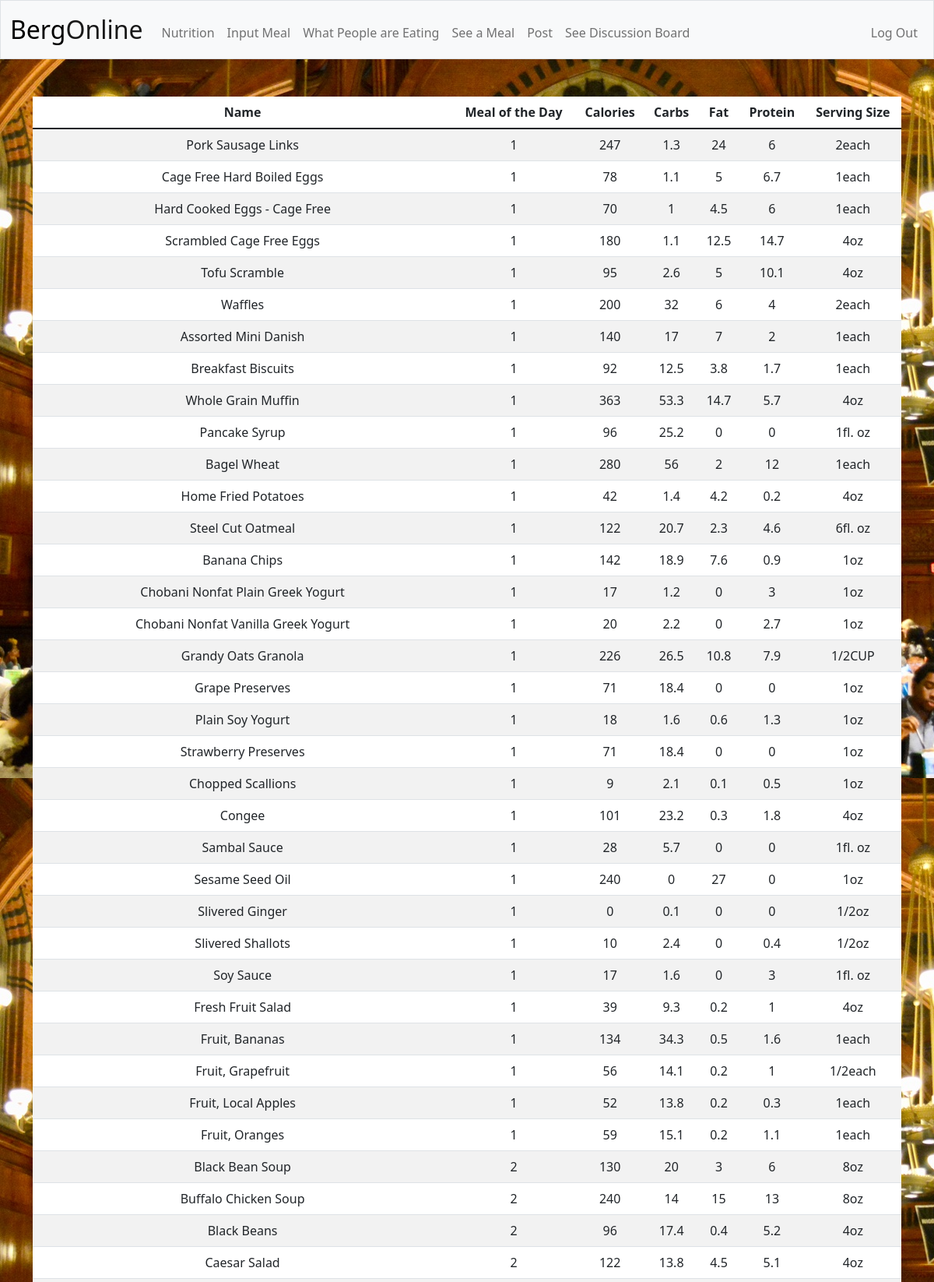
The page / (signed in, upper part) on the database its author committed.
### tables this page shows
CREATE TABLE menu_data(
id INTEGER, name TEXT, link TEXT, meal INTEGER, calories TEXT, carbs TEXT, fat TEXT, protein TEXT, serving_size TEXT, PRIMARY KEY(id));

### app.py (the view)
@app.route("/")
@login_required
def index():
    with conn:
        cursor = conn.cursor()
        data = cursor.execute("SELECT * FROM menu_data")
    return render_template("index.html", data=data)

### helpers.py (called while the page is built)
def login_required(f):
    @wraps(f)
    def decorated_function(*args, **kwargs):
        if session.get("user_id") is None:
            return redirect("/login")
        return f(*args, **kwargs)
    return decorated_function

### templates/index.html (shortened to what this page needs)
{% extends "layout.html" %}
{% block main %}
    <div class="container">
        <table class="table table-striped">
            <thead>
                <tr>
                    <th scope="col">Name</th>
                    <th scope="col">Meal of the Day</th>
                    <th scope="col">Calories</th>
                    <th scope="col">Carbs</th>
                    <th scope="col">Fat</th>
                    <th scope="col">Protein</th>
                    <th scope="col">Serving Size</th>
                </tr>
            </thead>
            <tbody>
                {% for line in data %}
                    <tr>
                        <td>{{ line[1] }}</td>
                        <td>{{ line[3]+1 }}</td>
                        <td>{{ line[4] }}</td>
                        <td>{{ line[5] }}</td>
                        <td>{{ line[6] }}</td>
                        <td>{{ line[7] }}</td>
                        <td>{{ line[8] }}</td>
                    </tr>
                {% endfor %}
            </tbody>
        </table>
    </div>
{% endblock %}

### static/css/style.css (style rules this page uses)
body { background-image: url('annenberg.jpg'); }
table { background-color: white; }

### rows shown on the page
menu_data: name "Pork Sausage Links", line[3]+1 "1", calories "247", carbs "1.3", fat "24", protein "6", serving_size "2each"
menu_data: name "Cage Free Hard Boiled Eggs", line[3]+1 "1", calories "78", carbs "1.1", fat "5", protein "6.7", serving_size "1each"
menu_data: name "Hard Cooked Eggs - Cage Free", line[3]+1 "1", calories "70", carbs "1", fat "4.5", protein "6", serving_size "1each"
menu_data: name "Scrambled Cage Free Eggs", line[3]+1 "1", calories "180", carbs "1.1", fat "12.5", protein "14.7", serving_size "4oz"
menu_data: name "Tofu Scramble", line[3]+1 "1", calories "95", carbs "2.6", fat "5", protein "10.1", serving_size "4oz"
menu_data: name "Waffles", line[3]+1 "1", calories "200", carbs "32", fat "6", protein "4", serving_size "2each"
menu_data: name "Assorted Mini Danish", line[3]+1 "1", calories "140", carbs "17", fat "7", protein "2", serving_size "1each"
menu_data: name "Breakfast Biscuits", line[3]+1 "1", calories "92", carbs "12.5", fat "3.8", protein "1.7", serving_size "1each"
menu_data: name "Whole Grain Muffin", line[3]+1 "1", calories "363", carbs "53.3", fat "14.7", protein "5.7", serving_size "4oz"
menu_data: name "Pancake Syrup", line[3]+1 "1", calories "96", carbs "25.2", fat "0", protein "0", serving_size "1fl. oz"
menu_data: name "Bagel Wheat", line[3]+1 "1", calories "280", carbs "56", fat "2", protein "12", serving_size "1each"
menu_data: name "Home Fried Potatoes", line[3]+1 "1", calories "42", carbs "1.4", fat "4.2", protein "0.2", serving_size "4oz"
menu_data: name "Steel Cut Oatmeal", line[3]+1 "1", calories "122", carbs "20.7", fat "2.3", protein "4.6", serving_size "6fl. oz"
menu_data: name "Banana Chips", line[3]+1 "1", calories "142", carbs "18.9", fat "7.6", protein "0.9", serving_size "1oz"
menu_data: name "Chobani Nonfat Plain Greek Yogurt", line[3]+1 "1", calories "17", carbs "1.2", fat "0", protein "3", serving_size "1oz"
menu_data: name "Chobani Nonfat Vanilla Greek Yogurt", line[3]+1 "1", calories "20", carbs "2.2", fat "0", protein "2.7", serving_size "1oz"
menu_data: name "Grandy Oats Granola", line[3]+1 "1", calories "226", carbs "26.5", fat "10.8", protein "7.9", serving_size "1/2CUP"
menu_data: name "Grape Preserves", line[3]+1 "1", calories "71", carbs "18.4", fat "0", protein "0", serving_size "1oz"
menu_data: name "Plain Soy Yogurt", line[3]+1 "1", calories "18", carbs "1.6", fat "0.6", protein "1.3", serving_size "1oz"
menu_data: name "Strawberry Preserves", line[3]+1 "1", calories "71", carbs "18.4", fat "0", protein "0", serving_size "1oz"
menu_data: name "Chopped Scallions", line[3]+1 "1", calories "9", carbs "2.1", fat "0.1", protein "0.5", serving_size "1oz"
menu_data: name "Congee", line[3]+1 "1", calories "101", carbs "23.2", fat "0.3", protein "1.8", serving_size "4oz"
menu_data: name "Sambal Sauce", line[3]+1 "1", calories "28", carbs "5.7", fat "0", protein "0", serving_size "1fl. oz"
menu_data: name "Sesame Seed Oil", line[3]+1 "1", calories "240", carbs "0", fat "27", protein "0", serving_size "1oz"
menu_data: name "Slivered Ginger", line[3]+1 "1", calories "0", carbs "0.1", fat "0", protein "0", serving_size "1/2oz"
menu_data: name "Slivered Shallots", line[3]+1 "1", calories "10", carbs "2.4", fat "0", protein "0.4", serving_size "1/2oz"
menu_data: name "Soy Sauce", line[3]+1 "1", calories "17", carbs "1.6", fat "0", protein "3", serving_size "1fl. oz"
menu_data: name "Fresh Fruit Salad", line[3]+1 "1", calories "39", carbs "9.3", fat "0.2", protein "1", serving_size "4oz"
menu_data: name "Fruit, Bananas", line[3]+1 "1", calories "134", carbs "34.3", fat "0.5", protein "1.6", serving_size "1each"
menu_data: name "Fruit, Grapefruit", line[3]+1 "1", calories "56", carbs "14.1", fat "0.2", protein "1", serving_size "1/2each"
menu_data: name "Fruit, Local Apples", line[3]+1 "1", calories "52", carbs "13.8", fat "0.2", protein "0.3", serving_size "1each"
menu_data: name "Fruit, Oranges", line[3]+1 "1", calories "59", carbs "15.1", fat "0.2", protein "1.1", serving_size "1each"
menu_data: name "Black Bean Soup", line[3]+1 "2", calories "130", carbs "20", fat "3", protein "6", serving_size "8oz"
menu_data: name "Buffalo Chicken Soup", line[3]+1 "2", calories "240", carbs "14", fat "15", protein "13", serving_size "8oz"
menu_data: name "Black Beans", line[3]+1 "2", calories "96", carbs "17.4", fat "0.4", protein "5.2", serving_size "4oz"
menu_data: name "Caesar Salad", line[3]+1 "2", calories "122", carbs "13.8", fat "4.5", protein "5.1", serving_size "4oz"
